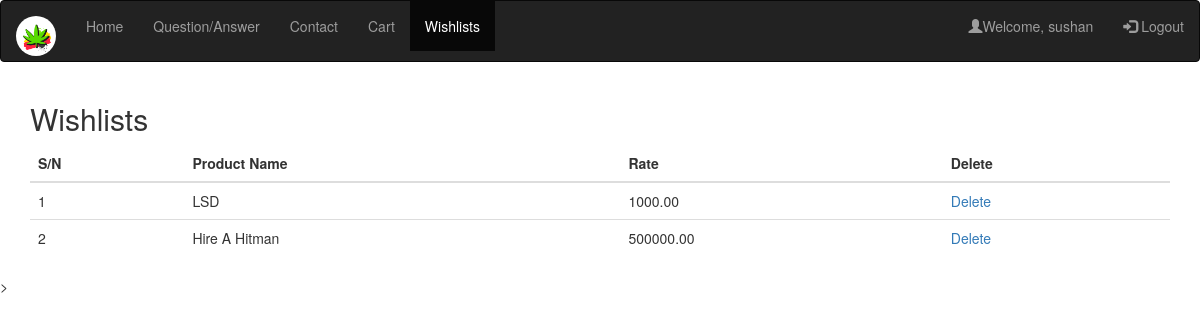
The app's page /wishlists.php (signed in) with its own data.
### tables this page shows
CREATE TABLE `wishlists` (
  `wishlist_id` int(11) NOT NULL,
  `user_id` int(11) DEFAULT NULL,
  `product_id` int(11) DEFAULT NULL,
  `product_name` varchar(255) DEFAULT NULL,
  `product_rate` decimal(10,2) DEFAULT NULL
);

### session.php (called while the page is built, shortened)
<?php
    if(!isset($_SESSION["username"])){
        session_destroy();
        $session_flag = 0;
    }
    else{
        $session_flag = 1;
    }
?>

### wishlists.php (the view, shortened to what this page needs)
<?php
include("./conn.php");
include("./session.php");
$sess_Username = $_SESSION["username"];
$user_query = $mysql->query("select * from users where username = '$sess_Username';");
while($row = $user_query->fetch_assoc()){
    $user_id = $row["user_id"];
}
?>
<!DOCTYPE html>
<html lang="en">
<head>
    <link rel="stylesheet" href="https://maxcdn.bootstrapcdn.com/bootstrap/3.4.1/css/bootstrap.min.css">
</head>
<body>
<nav class="navbar navbar-inverse">
    <div class="container-fluid">
        <div class="navbar-header">
            <a class="navbar-brand" id="img_logo" href="#">
                <img src="weed-logo.jpg" alt="Logo" style="width:40px;" class="rounded-pill">
            </a>
        </div>
        <ul class="nav navbar-nav">
            <li><a href="index.php">Home</a></li>
            <li><a href="answer.php">Question/Answer</a></li>
            <li><a href="contact.php">Contact</a></li>
            <li><a href="cart.php">Cart</a></li>
            <li class="active"><a href="wishlists.php">Wishlists</a></li>
        </ul>
        <ul class="nav navbar-nav navbar-right">
            <?php
                if($session_flag == 0){
                    ?>
            <li><a href="./register.php"><span class="glyphicon glyphicon-user"></span> Sign Up</a></li>
            <li><a href="./login.php"><span class="glyphicon glyphicon-log-in"></span> Login</a></li>
            <?php
                }
                else{
                    ?>
            <li><a href="./register.php"><span class="glyphicon glyphicon-user"></span>Welcome, <?php echo $sess_Username;?> </a></li>
            <li><a href="./logout.php"><span class="glyphicon glyphicon-log-in"></span> Logout</a></li>
                    <?php
                }
            ?>
        </ul>
    </div>
</nav>
<div class="container">
    <h2>Wishlists</h2>
    <table class="table table-hover">
        <thead>
        <tr>
            <th>S/N</th>
            <th>Product Name</th>
            <th>Rate</th>
            <th>Delete</th>
        </tr>
        </thead>
        <tbody>
            <?php
                $i = 0;
                $cart_query = $mysql->query("select * from wishlists where user_id = '$user_id';");
                while($row = $cart_query->fetch_assoc()){
                    $i+=1;
                    $wishlist_id = $row["wishlist_id"];
                    $wishlist_product_name = $row["product_name"];
                    $wishlist_product_rate = $row["product_rate"];
                    echo "<tr>";
                    echo "<td>$i</td>";
                    echo "<td>$wishlist_product_name</td>";;
                    echo "<td>$wishlist_product_rate</td>";
                    echo "<td><a href='wishlists.php?delete_id=$wishlist_id'>Delete</a></td>";
                }
            ?>
        </tbody>
    </table>
</div>>
</body>
</html>

### wishlists.php (style rules this page uses)
#img_logo { margin-bottom: 10px; }
#img_logo img { border-radius: 100%; }

### records on screen
wishlists: product_name "LSD", product_rate "1000.00"
wishlists: product_name "Hire A Hitman", product_rate "500000.00"

### other values on screen
$sess_Username "sushan"
